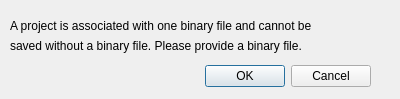
<?xml version="1.0" encoding="UTF-8"?>
<ui version="4.0">
 <class>fileSpecifiedErrorWindow</class>
 <widget class="QDialog" name="fileSpecifiedErrorWindow">
  <property name="geometry">
   <rect>
    <x>0</x>
    <y>0</y>
    <width>400</width>
    <height>99</height>
   </rect>
  </property>
  <property name="windowTitle">
   <string>Error Message: File Specified</string>
  </property>
  <widget class="QDialogButtonBox" name="buttonBox">
   <property name="geometry">
    <rect>
     <x>30</x>
     <y>60</y>
     <width>341</width>
     <height>32</height>
    </rect>
   </property>
   <property name="orientation">
    <enum>Qt::Horizontal</enum>
   </property>
   <property name="standardButtons">
    <set>QDialogButtonBox::Cancel|QDialogButtonBox::Ok</set>
   </property>
  </widget>
  <widget class="QLabel" name="messageLabel">
   <property name="geometry">
    <rect>
     <x>10</x>
     <y>10</y>
     <width>371</width>
     <height>31</height>
    </rect>
   </property>
   <property name="text">
    <string>A project is associated with one binary file and cannot be </string>
   </property>
  </widget>
  <widget class="QLabel" name="messageLabel_2">
   <property name="geometry">
    <rect>
     <x>10</x>
     <y>30</y>
     <width>371</width>
     <height>31</height>
    </rect>
   </property>
   <property name="text">
    <string>saved without a binary file. Please provide a binary file.</string>
   </property>
  </widget>
 </widget>
 <resources/>
 <connections>
  <connection>
   <sender>buttonBox</sender>
   <signal>accepted()</signal>
   <receiver>fileSpecifiedErrorWindow</receiver>
   <slot>accept()</slot>
   <hints>
    <hint type="sourcelabel">
     <x>248</x>
     <y>254</y>
    </hint>
    <hint type="destinationlabel">
     <x>157</x>
     <y>274</y>
    </hint>
   </hints>
  </connection>
  <connection>
   <sender>buttonBox</sender>
   <signal>rejected()</signal>
   <receiver>fileSpecifiedErrorWindow</receiver>
   <slot>reject()</slot>
   <hints>
    <hint type="sourcelabel">
     <x>316</x>
     <y>260</y>
    </hint>
    <hint type="destinationlabel">
     <x>286</x>
     <y>274</y>
    </hint>
   </hints>
  </connection>
 </connections>
</ui>
